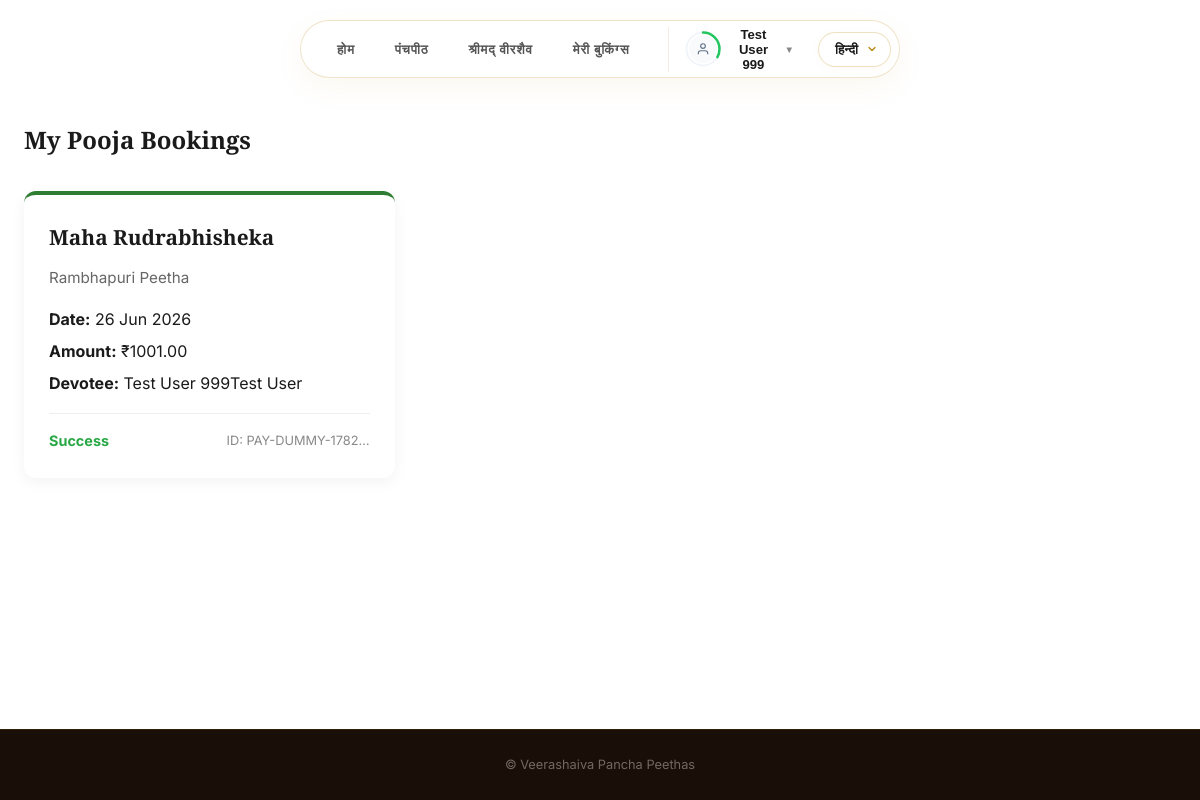
The app's page /my-bookings/?lang=hi (signed in) with its own data.
### peethas/models.py (models this page shows, shortened)
class PoojaBooking(models.Model):
    STATUS_CHOICES = (
        ('pending', 'Pending'),
        ('success', 'Success'),
        ('failed', 'Failed'),
    )
    pooja = models.ForeignKey(Pooja, on_delete=models.PROTECT, related_name='bookings')
    user = models.ForeignKey(User, on_delete=models.CASCADE, related_name='bookings', null=True, blank=True)
    devotee_name = models.CharField(max_length=200)
    devotee_phone = models.CharField(max_length=20)
    devotee_email = models.EmailField(blank=True)
    gotra = models.CharField(max_length=100, blank=True)
    nakshatra = models.CharField(max_length=100, blank=True)
    rashi = models.CharField(max_length=100, blank=True)
    family_members = models.TextField(blank=True, help_text="Names of family members to include in sankalpa")
    date_of_pooja = models.DateField()
    amount = models.DecimalField(max_digits=10, decimal_places=2)
    payment_status = models.CharField(max_length=20, choices=STATUS_CHOICES, default='pending')
    razorpay_order_id = models.CharField(max_length=100, blank=True)
    razorpay_payment_id = models.CharField(max_length=100, blank=True)
    razorpay_signature = models.CharField(max_length=200, blank=True)
    created_at = models.DateTimeField(auto_now_add=True)
    class Meta:
        ordering = ['-created_at']

class Pooja(models.Model):
    peetha = models.ForeignKey(Peetha, on_delete=models.CASCADE, related_name='poojas')
    name = models.CharField(max_length=200)
    description = models.TextField(blank=True)
    price = models.DecimalField(max_digits=10, decimal_places=2, help_text="Price in Rupees")
    category = models.CharField(
        max_length=50,
        default='special',
        choices=(
            ('daily', 'Daily Seva'),
            ('special', 'Special Pooja'),
            ('homa', 'Homa & Havan'),
            ('utsava', 'Utsava / Festival Seva'),
        )
    )
    is_active = models.BooleanField(default=True)
    order = models.PositiveIntegerField(default=0)
    total_slots = models.PositiveIntegerField(default=10, help_text="Total available slots per day")
    available_days = models.CharField(max_length=200, default='all', help_text="Comma-separated weekdays or 'all'")
    name_kn = models.CharField(max_length=200, blank=True)
    description_kn = models.TextField(blank=True)
    name_mr = models.CharField(max_length=200, blank=True)
    description_mr = models.TextField(blank=True)
    name_hi = models.CharField(max_length=200, blank=True)
    description_hi = models.TextField(blank=True)
    name_te = models.CharField(max_length=200, blank=True)
    description_te = models.TextField(blank=True)
    name_ta = models.CharField(max_length=200, blank=True)
    description_ta = models.TextField(blank=True)
    name_ml = models.CharField(max_length=200, blank=True)
    description_ml = models.TextField(blank=True)
    class Meta:
        ordering = ['order', 'name']

class Peetha(models.Model):
    name = models.CharField(max_length=200)
    slug = models.SlugField(unique=True)
    acharya = models.CharField(max_length=200, help_text="Founding Acharya name")
    simhasana = models.CharField(max_length=200, help_text="Name of the Simhasana (throne)")
    location = models.CharField(max_length=300)
    state = models.CharField(max_length=100, blank=True)
    current_swamiji = models.CharField(max_length=400, blank=True)
    associated_linga = models.CharField(max_length=200)
    associated_linga_map_url = models.URLField(blank=True, help_text="Google Maps URL for the associated Linga location")
    color = models.CharField(max_length=50, help_text="CSS color for this Peetha")
    description = models.TextField(help_text="Brief summary")
    history = models.TextField(help_text="Detailed history and origin story")
    order = models.PositiveIntegerField(default=0)
    swamiji_photo = models.ImageField(upload_to='peetha_media/swamiji/', blank=True, null=True, help_text="Photo of the current Jagathguru")
    swamiji_bio = models.TextField(blank=True, help_text="Biography of the current Jagathguru")
    contact_phone = models.CharField(max_length=50, blank=True)
    contact_email = models.EmailField(blank=True)
    contact_address = models.TextField(blank=True)
    live_youtube_url = models.URLField(blank=True, null=True, help_text="YouTube Live stream URL (leave blank if not active)")
    live_youtube_title = models.CharField(max_length=200, blank=True, null=True, help_text="Custom title for the live stream (defaults to 'Swamiji Divine Live Stream' if blank)")
    name_kn = models.CharField(max_length=200, blank=True)
    acharya_kn = models.CharField(max_length=200, blank=True)
    simhasana_kn = models.CharField(max_length=200, blank=True)
    location_kn = models.CharField(max_length=300, blank=True)
    current_swamiji_kn = models.CharField(max_length=400, blank=True)
    associated_linga_kn = models.CharField(max_length=200, blank=True)
    description_kn = models.TextField(blank=True)
    history_kn = models.TextField(blank=True)
    name_mr = models.CharField(max_length=200, blank=True)
    acharya_mr = models.CharField(max_length=200, blank=True)
    simhasana_mr = models.CharField(max_length=200, blank=True)
    location_mr = models.CharField(max_length=300, blank=True)
    current_swamiji_mr = models.CharField(max_length=400, blank=True)
    associated_linga_mr = models.CharField(max_length=200, blank=True)
    description_mr = models.TextField(blank=True)
    history_mr = models.TextField(blank=True)
    name_hi = models.CharField(max_length=200, blank=True)
    acharya_hi = models.CharField(max_length=200, blank=True)
    simhasana_hi = models.CharField(max_length=200, blank=True)
    location_hi = models.CharField(max_length=300, blank=True)
    current_swamiji_hi = models.CharField(max_length=400, blank=True)
    associated_linga_hi = models.CharField(max_length=200, blank=True)
    description_hi = models.TextField(blank=True)
    history_hi = models.TextField(blank=True)
    name_te = models.CharField(max_length=200, blank=True)
    acharya_te = models.CharField(max_length=200, blank=True)
    simhasana_te = models.CharField(max_length=200, blank=True)
    location_te = models.CharField(max_length=300, blank=True)
    current_swamiji_te = models.CharField(max_length=400, blank=True)
    associated_linga_te = models.CharField(max_length=200, blank=True)
    description_te = models.TextField(blank=True)
    history_te = models.TextField(blank=True)
    name_ta = models.CharField(max_length=200, blank=True)
    acharya_ta = models.CharField(max_length=200, blank=True)
    simhasana_ta = models.CharField(max_length=200, blank=True)
    location_ta = models.CharField(max_length=300, blank=True)
    current_swamiji_ta = models.CharField(max_length=400, blank=True)
    associated_linga_ta = models.CharField(max_length=200, blank=True)
    description_ta = models.TextField(blank=True)
    history_ta = models.TextField(blank=True)
    name_ml = models.CharField(max_length=200, blank=True)
    acharya_ml = models.CharField(max_length=200, blank=True)
    simhasana_ml = models.CharField(max_length=200, blank=True)
    location_ml = models.CharField(max_length=300, blank=True)
    current_swamiji_ml = models.CharField(max_length=400, blank=True)
    associated_linga_ml = models.CharField(max_length=200, blank=True)
    description_ml = models.TextField(blank=True)
    history_ml = models.TextField(blank=True)
    class Meta:
        ordering = ['order']

### peethas/views.py (the view)
# urls.py: path('my-bookings/', views.my_bookings, name='my_bookings'),
@login_required(login_url='peethas:login')
def my_bookings(request):
    lang = get_language(request)
    bookings = PoojaBooking.objects.filter(user=request.user).select_related('pooja', 'pooja__peetha').order_by('-created_at')
    return render(request, 'peethas/my_bookings.html', {
        'lang': lang,
        'labels': TRANSLATIONS[lang],
        'bookings': bookings,
    })

### peethas/templates/peethas/my_bookings.html (shortened to what this page needs)
{% extends "peethas/index.html" %}
{% block content %}
<section style="padding-top: 120px; padding-bottom: 80px; min-height: 80vh; background-color: var(--light);">
    <div class="container">
        <h2 style="color: var(--dark); font-family: 'Playfair Display', serif; margin-bottom: 30px;">My Pooja Bookings</h2>
        {% if bookings %}
            <div style="display: grid; grid-template-columns: repeat(auto-fill, minmax(350px, 1fr)); gap: 20px;">
                {% for booking in bookings %}
                    <div style="background: white; border-radius: 12px; padding: 25px; box-shadow: 0 4px 15px rgba(0,0,0,0.05); border-top: 4px solid {{ booking.pooja.peetha.color }};">
                        <h3 style="font-family: 'Playfair Display', serif; font-size: 1.3rem; margin-bottom: 10px;">{{ booking.pooja.name }}</h3>
                        <p style="color: #666; font-size: 0.95rem; margin-bottom: 15px;">{{ booking.pooja.peetha.name }}</p>
                        <div style="margin-bottom: 15px;">
                            <p style="margin-bottom: 5px;"><strong>Date:</strong> {{ booking.date_of_pooja|date:"d M Y" }}</p>
                            <p style="margin-bottom: 5px;"><strong>Amount:</strong> ₹{{ booking.amount }}</p>
                            <p style="margin-bottom: 5px;"><strong>Devotee:</strong> {{ booking.devotee_name }}</p>
                        </div>
                        <div style="display: flex; justify-content: space-between; align-items: center; border-top: 1px solid #eee; padding-top: 15px;">
                            <span style="font-size: 0.9rem; font-weight: bold;
                                {% if booking.payment_status == 'success' %}color: #28a745;
                                {% elif booking.payment_status == 'failed' %}color: #dc3545;
                                {% else %}color: #ffc107;{% endif %}">
                                {{ booking.get_payment_status_display }}
                            </span>
                            {% if booking.payment_status == 'success' and booking.razorpay_payment_id %}
                                <span style="font-size: 0.8rem; color: #888;">ID: {{ booking.razorpay_payment_id|truncatechars:15 }}</span>
                            {% elif booking.payment_status == 'pending' %}
                                <a href="{% url 'peethas:peetha_detail' booking.pooja.peetha.slug %}#pooja-booking" style="font-size: 0.85rem; color: var(--primary); text-decoration: none;">Retry Payment</a>
                            {% endif %}
                        </div>
                    </div>
                {% endfor %}
            </div>
        {% endif %}
    </div>
</section>
{% endblock %}

### peethas/templates/peethas/index.html (shortened to what this page needs)
{% load static socialaccount %}
<!DOCTYPE html>
<html lang="en">
<head>
    <link rel="stylesheet" href="{% static 'css/styles.css' %}?v=1.3">
</head>
<body>
    <header class="site-header">
        <div class="container header-container">
            <nav class="nav-links">
                {% block nav_items %}
                <a href="{% url 'peethas:home' %}" class="nav-link">{{ labels.nav_home|default:"Home" }}</a>
                <a href="{% url 'peethas:home' %}#divine-heritage" class="nav-link">{{ labels.divine_heritage_title }}</a>
                <a href="{% url 'peethas:home' %}#veerashaiva-section" class="nav-link">{{ labels.veerashaiva_title }}</a>
                {% endblock %}
                {% block nav_auth %}
                {% if user.is_authenticated %}
                    <a href="{% url 'peethas:my_bookings' %}" class="nav-link nav-btn-dashboard">{{ labels.nav_my_bookings|default:"My Bookings" }}</a>
                    <div class="nav-profile-dropdown">
                        <button type="button" class="dropdown-trigger-btn" onclick="toggleUserDropdown(event)" title="Profile Completion: {{ user.profile.completion_percentage }}%">
                            <div style="position: relative; width: 38px; height: 38px; display: flex; align-items: center; justify-content: center; flex-shrink: 0;">
                                <div style="width: 28px; height: 28px; border-radius: 50%; overflow: hidden; background: #f8fafc; display: flex; align-items: center; justify-content: center; z-index: 1;">
                                    {% if user.profile.profile_pic %}
                                        <img src="{{ user.profile.profile_pic.url }}" alt="Profile" style="width: 100%; height: 100%; object-fit: cover;">
                                    {% else %}
                                        {% if user.profile.gender == 'female' %}
                                            <svg viewBox="0 0 24 24" fill="none" stroke="currentColor" stroke-width="2" style="width: 14px; height: 14px; color: #64748b;">
                                                <path d="M20 21v-2a4 4 0 0 0-3-3.87"></path>
                                                <path d="M4 21v-2a4 4 0 0 1 3-3.87"></path>
                                                <circle cx="12" cy="7" r="4"></circle>
                                            </svg>
                                        {% else %}
                                            <svg viewBox="0 0 24 24" fill="none" stroke="currentColor" stroke-width="2" style="width: 14px; height: 14px; color: #64748b;">
                                                <path d="M20 21v-2a4 4 0 0 0-4-4H8a4 4 0 0 0-4 4v2"></path>
                                                <circle cx="12" cy="7" r="4"></circle>
                                            </svg>
                                        {% endif %}
                                    {% endif %}
                                </div>
                            </div>
                            <span class="dropdown-trigger-name">{{ user.first_name|default:user.username }}</span>
                            <span class="dropdown-trigger-arrow">▼</span>
                        </button>
                    </div>
                {% else %}
                    <a href="javascript:void(0);" onclick="openAuthModal('signin')" class="nav-link nav-btn-dashboard">{{ labels.nav_sign_in|default:"Sign In / Sign Up" }}</a>
                {% endif %}
                {% endblock %}
            </nav>
            <div class="lang-selector-container">
                <div class="custom-dropdown" id="langDropdown">
                    <button class="dropdown-trigger">
                        <span class="current-lang">
                            {% if lang == 'en' %}English{% elif lang == 'kn' %}ಕನ್ನಡ{% elif lang == 'mr' %}मराठी{% elif lang == 'hi' %}हिन्दी{% elif lang == 'te' %}తెలుగు{% elif lang == 'ta' %}தமிழ்{% elif lang == 'ml' %}മലയാളം{% else %}English{% endif %}
                        </span>
                        <span class="dropdown-arrow"></span>
                    </button>
                </div>
            </div>
        </div>
    </header>
    <main>
        {% block content %}{% endblock %}
    </main>
    <footer class="site-footer">
        <div class="container">
            <p>&copy; Veerashaiva Pancha Peethas</p>
        </div>
    </footer>
</body>
</html>

### records on screen
PoojaBooking: pooja.name "Maha Rudrabhisheka", pooja.peetha.name "Rambhapuri Peetha", date_of_pooja "26 Jun 2026", amount "1001.00", devotee_name "Test User 999Test User", payment_status "Success", razorpay_payment_id "PAY-DUMMY-1782…"

### other values on screen
{{ labels.nav_home|default:"Home" }} "होम"
{{ labels.divine_heritage_title }} "पंचपीठ"
{{ labels.veerashaiva_title }} "श्रीमद् वीरशैव"
{{ labels.nav_my_bookings|default:"My Bookings" }} "मेरी बुकिंग्स"
{{ user.first_name|default:user.username }} "Test User 999"
